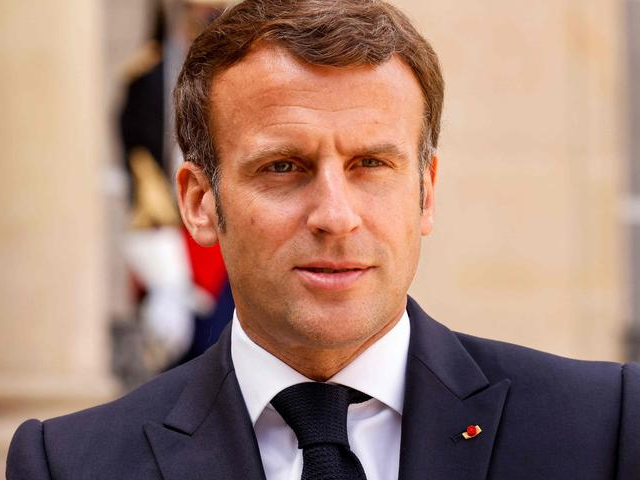
#> input picture images/images_capture/opencv_frame_-1.png, 640 x 480 px
$ jupyter execute notebook-crop.ipynb
#> lines starting #> are read from the running program, lines starting #| are printed output that depends on the picture; after the words box and inside, x2 and y2 are one past the last pixel; in counts of white or black regions, pixels touching at a corner belong together; long printed decimals are rounded
[cell 1]
import numpy as np
import cv2
import matplotlib.pyplot as plt
import os

[cell 2]
image = cv2.imread('./images/images_capture/opencv_frame_-1.png')
#> image is the input picture: shape (480, 640, 3); mean B, G, R 117.3, 131.6, 165.3
image = cv2.cvtColor(image, cv2.COLOR_BGR2RGB)
plt.imshow(image)
image.shape
#> Out = (480, 640, 3)

[cell 3]
face_cascade = cv2.CascadeClassifier('haarcascade_frontalface_default.xml')
faces = face_cascade.detectMultiScale(image, scaleFactor = 1.1, minNeighbors = 5)
#> faces = [[198, 66, 262, 262]]
for (ex,ey,ew,eh) in faces:
            cv2.rectangle(image,(ex,ey),(ex+ew,ey+eh),(255,0,0),5)
            print(ex,ey,eh,ew)
#> this loop made 1 pass
#| 198 66 262 262
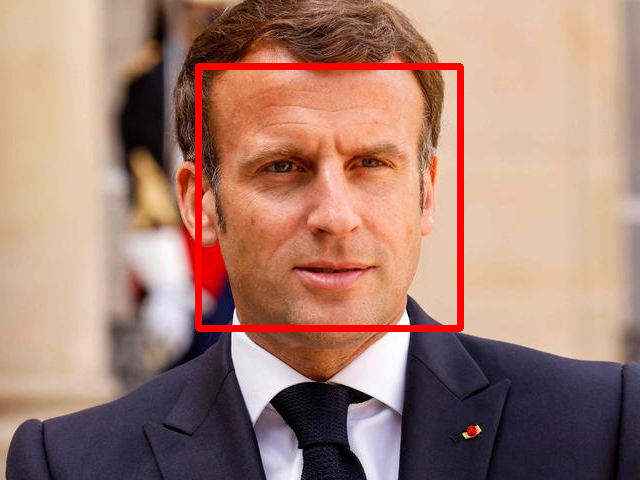
#> image: shape (480, 640, 3); mean R, G, B 167.3, 128.7, 114.9
milieu_crop_y = ey+eh/2
#> milieu_crop_y = 197
milieu_crop_x = ex+ew/2
#> milieu_crop_x = 329
print('milieu du crop : ('+str(milieu_crop_x)+','+str(milieu_crop_y)+')')
#| milieu du crop : (329.0,197.0)
distance_visage = 223/((eh+ew)/2)*0.4
#> distance_visage = 0.34
print('distance du visage : '+str(distance_visage))
#| distance du visage : 0.3405
plt.imshow(image)

[cell 4]
image = image[ey:ey+eh, ex:ex+ew]
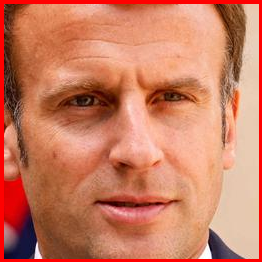
#> image: shape (262, 262, 3); mean R, G, B 203.2, 124.1, 96.8
plt.imshow(image)
print(image.shape)
#| (262, 262, 3)

[cell 5]
eye_cascade = cv2.CascadeClassifier('haarcascade_eye.xml')
eyes_array = []
eyes = eye_cascade.detectMultiScale(image, scaleFactor = 1.1, minNeighbors = 5)
#> eyes = [[111, 158, 22, 22], [133, 65, 65, 65], [48, 68, 69, 69]]
for (eex,eey,eew,eeh) in eyes:
    if eey < image.shape[0]/2:
        cv2.rectangle(image,(eex,eey),(eex+eew,eey+eeh),(0,255,0),2)
        print(eex,eey,eeh,eew)
        eyes_array.append(eex)
        eyes_array.append(eey)
        eyes_array.append(eew)
        eyes_array.append(eeh)
#> this loop made 3 passes
#| 133 65 65 65
#| 48 68 69 69
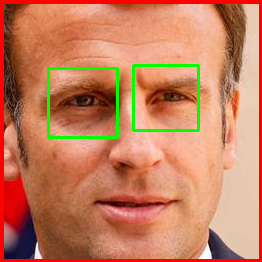
#> image: shape (262, 262, 3); 2.33% of pixels changed, all inside (x1, y1, x2, y2) = (47, 64, 200, 139)
#> after the loop, eyes_array = [133, 65, 65, 65, 48, 68, 69, 69]
image.shape
plt.imshow(image)
#img_crop2 = img_crop[ey:ey+eh, ex:ex+ew]
#plt.imshow(img_crop2);
#print(img_crop2.shape)
print(eyes_array)
#| [133, 65, 65, 65, 48, 68, 69, 69]

[cell 6]
# all in one
file = open('./images/images_capture_crop/ref-crop.txt','w')
path = './images/images_capture'
arr = os.listdir(path)
for i in range (0, len(arr)):
    image = cv2.imread(path+'/'+arr[i])
    print(arr[i])
    #image = cv2.cvtColor(image, cv2.COLOR_BGR2RGB)
    #plt.imshow(image)
    #image.shape
    name = 'midcrop-'

    face_cascade = cv2.CascadeClassifier('haarcascade_frontalface_default.xml')
    faces = face_cascade.detectMultiScale(image, scaleFactor = 1.1, minNeighbors = 5)
#> faces = [[201, 70, 255, 255]]
    for (ex,ey,ew,eh) in faces:
                cv2.rectangle(image,(ex,ey),(ex+ew,ey+eh),(255,0,0),5)
                print(ex,ey,eh,ew)
#> this loop made 1 pass
#| 201 70 255 255
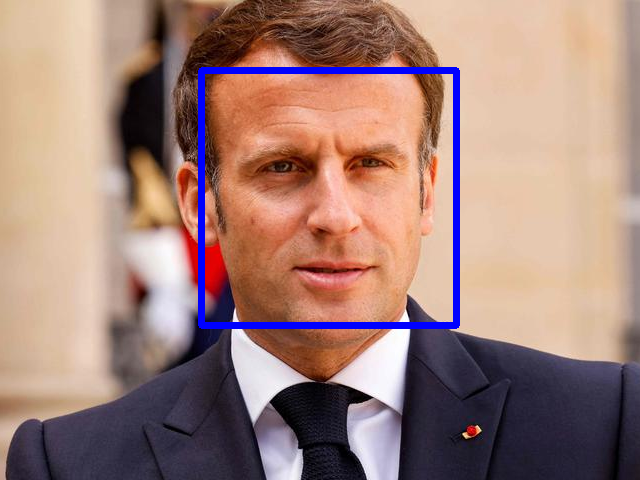
#> image: shape (480, 640, 3); 2.32% of pixels changed, all inside (x1, y1, x2, y2) = (198, 67, 460, 329)
    milieu_crop_y = ey+eh/2
#> milieu_crop_y = 197.5
    milieu_crop_x = ex+ew/2
#> milieu_crop_x = 328.5
    print('milieu du crop  ('+str(milieu_crop_x)+','+str(milieu_crop_y)+')')
#| milieu du crop  (328.5,197.5)
    name = name+str(milieu_crop_x)+','+str(milieu_crop_y)
#> name = 'midcrop-328.5,197.5'
    distance_visage = 223/((eh+ew)/2)*0.4
#> distance_visage = 0.35
    distance_visage = float("{:.5f}".format(distance_visage))
    print('distance du visage  '+str(distance_visage))
#| distance du visage  0.3498
    name = name+'-dist-'+str(distance_visage)
#> name = 'midcrop-328.5,197.5-dist-0.3498'
    #plt.imshow(image)

    image = image[ey:ey+eh, ex:ex+ew]
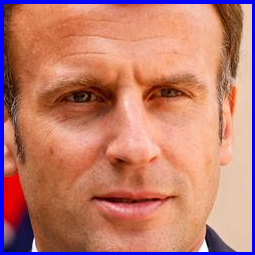
#> image: shape (255, 255, 3); mean B, G, R 110.1, 123.9, 190.3
    #plt.imshow(image)
    #print(image.shape)

    eye_cascade = cv2.CascadeClassifier('haarcascade_eye.xml')
    eyes_array = []
    eyes = eye_cascade.detectMultiScale(image, scaleFactor = 1.1, minNeighbors = 5)
#> eyes = [[108, 154, 22, 22], [135, 68, 55, 55], [46, 66, 66, 66]]
    for (eex,eey,eew,eeh) in eyes:
        if eey < image.shape[0]/2:
            cv2.rectangle(image,(eex,eey),(eex+eew,eey+eeh),(0,255,0),2)
            #print(eex,eey,eeh,eew, end='')
            eyes_array.append(eex)
            eyes_array.append(eey)
            eyes_array.append(eew)
            eyes_array.append(eeh)
#> this loop made 3 passes
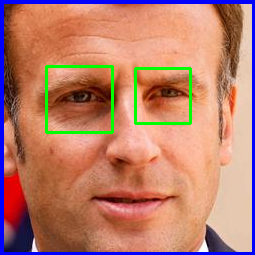
#> image: shape (255, 255, 3); 2.22% of pixels changed, all inside (x1, y1, x2, y2) = (45, 65, 192, 134)
#> after the loop, eyes_array = [135, 68, 55, 55, 46, 66, 66, 66]
    #image.shape
    #plt.imshow(image)
    #img_crop2 = img_crop[ey:ey+eh, ex:ex+ew]
    #plt.imshow(img_crop2);
    #print(img_crop2.shape)
    print(eyes_array)
#| [135, 68, 55, 55, 46, 66, 66, 66]
    if eyes_array[0] > eyes_array[4]:
        #right-left
        middle_left_x = ex+eyes_array[4]+eyes_array[6]/2
#> middle_left_x = 280
        middle_left_y = ey+eyes_array[5]+eyes_array[7]/2
#> middle_left_y = 169
        middle_right_x = ex+eyes_array[0]+eyes_array[2]/2
#> middle_right_x = 363.5
        middle_right_y = ey+eyes_array[1]+eyes_array[3]/2
#> middle_right_y = 165.5
        name_gauche = name+'-mideye-'+str(middle_left_x)+','+str(middle_left_y)
        name_droit = name+'-mideye-'+str(middle_right_x)+','+str(middle_right_y)
        img_crop2 = image[eyes_array[1]:eyes_array[1]+eyes_array[3]+1, eyes_array[0]:eyes_array[0]+eyes_array[2]+1]
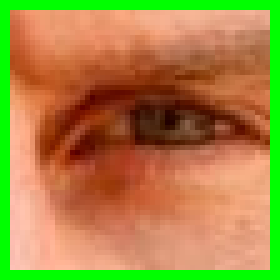
#> img_crop2: shape (56, 56, 3) (shown 5 times larger); mean B, G, R 68.4, 134, 167.9
        img_crop1 = image[eyes_array[5]:eyes_array[5]+eyes_array[7]+1, eyes_array[4]:eyes_array[4]+eyes_array[6]+1]
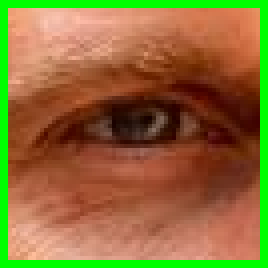
#> img_crop1: shape (67, 67, 3) (shown 4 times larger); mean B, G, R 55.1, 109.4, 141.8
    else :
        #left-right
        middle_right_x = ex+eyes_array[4]+eyes_array[6]/2
        middle_right_y = ey+eyes_array[5]+eyes_array[7]/2
        middle_left_x = ex+eyes_array[0]+eyes_array[1]/2
        middle_left_y = ey+eyes_array[2]+eyes_array[3]/2
        name_gauche = name+'-mideye-'+str(middle_left_x)+','+str(middle_left_y)
        name_droit = name+'-mideye-'+str(middle_right_x)+','+str(middle_right_y)
        img_crop1 = image[eyes_array[1]:eyes_array[1]+eyes_array[3]+1, eyes_array[0]:eyes_array[0]+eyes_array[2]+1]
        img_crop2 = image[eyes_array[5]:eyes_array[5]+eyes_array[7]+1, eyes_array[4]:eyes_array[4]+eyes_array[6]+1]

    print(img_crop1.shape)
#| (67, 67, 3)
    print(img_crop2.shape)
#| (56, 56, 3)
    name_gauche = name_gauche+'-shape-'+str(img_crop1.shape)
    name_droit = name_droit+'-shape-'+str(img_crop2.shape)
    #plt.figure()
    print('oeuil gauche, milieu ''('+str(middle_left_x)+','+str(middle_left_y)+')')
#| oeuil gauche, milieu (280.0,169.0)
    #plt.imshow(img_crop1)
    #plt.figure()
    print('oeuil droit, milieu ''('+str(middle_right_x)+','+str(middle_right_y)+')')
#| oeuil droit, milieu (363.5,165.5)
    #plt.imshow(img_crop2)


    image_gray1 = cv2.cvtColor(img_crop1, cv2.COLOR_BGR2GRAY)
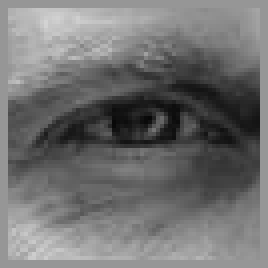
#> image_gray1: shape (67, 67) (shown 4 times larger); min 7, max 211, mean 113
    image_gray2 = cv2.cvtColor(img_crop2, cv2.COLOR_BGR2GRAY)
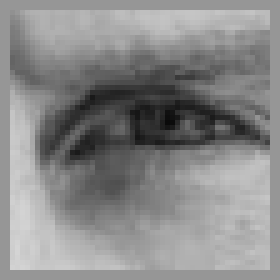
#> image_gray2: shape (56, 56) (shown 5 times larger); min 10, max 213, mean 136.7
    #cv2.imwrite('./images/test/opencv_frame_'+str(i)+'a-'+name_gauche+'-gauche.png', image_gray1)
    #cv2.imwrite('./images/test/opencv_frame_'+str(i)+'a-'+name_droit+'-droit.png', image_gray2)
    cv2.imwrite('./images/images_capture_crop/'+str(arr[i][0:arr[i].find('.png')])+'-gauche.png', image_gray1)
    cv2.imwrite('./images/images_capture_crop/'+str(arr[i][0:arr[i].find('.png')])+'-droit.png', image_gray2)
    file.write(str(arr[i][0:arr[i].find('.png')])+'_'+name_gauche+'-gauche.png\n')
    file.write(str(arr[i][0:arr[i].find('.png')])+'_'+name_droit+'-droit.png\n')

file.close()
